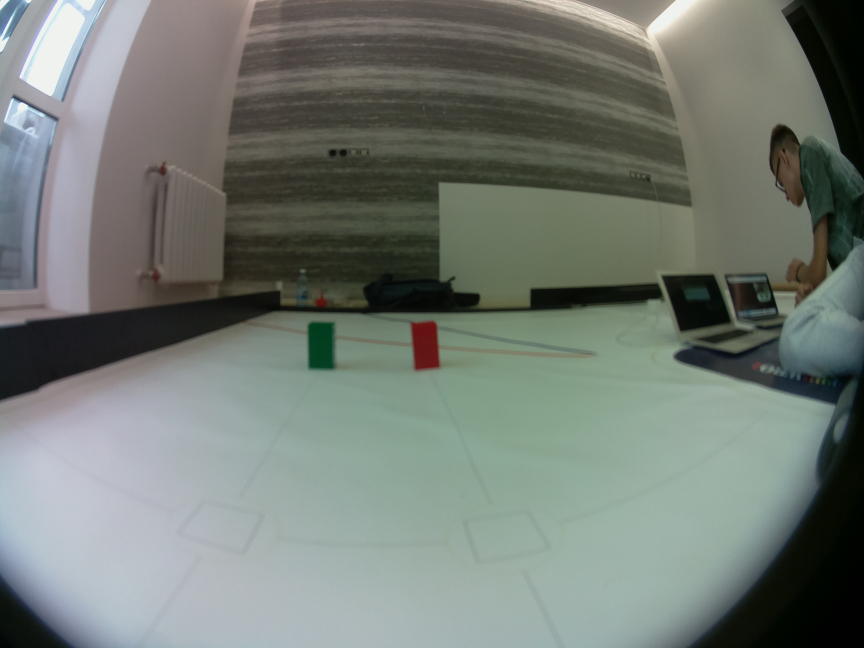
#> input picture image.png, 2592 x 1944 px, given in place of the camera (shown at 1/3 size)
$ python old_detection.py
#> lines starting #> are read from the running program, lines starting #| are printed output that depends on the picture; after the words box and inside, x2 and y2 are one past the last pixel; in counts of white or black regions, pixels touching at a corner belong together; long printed decimals are rounded
import cv2
import numpy as np

cap = cv2.VideoCapture(0)
cap.set(cv2.CAP_PROP_FRAME_WIDTH, 1920)
cap.set(cv2.CAP_PROP_FRAME_HEIGHT, 1080)

import cv2
import numpy as np

cv2.startWindowThread()
iimg = 0
while iimg <= 13:
    img = cap.read()[1]
#> img is the input picture: shape (1944, 2592, 3); mean B, G, R 115.9, 122.7, 115.1
    img = img[0:400]
#> img: shape (400, 2592, 3)
    cv2.imshow("img", img)
    # img = apply_brightness_contrast(img, 16, 16)
    # hsv = cv2.cvtColor(img, cv2.COLOR_BGR2HSV)

    mi = np.min(img, axis=2)
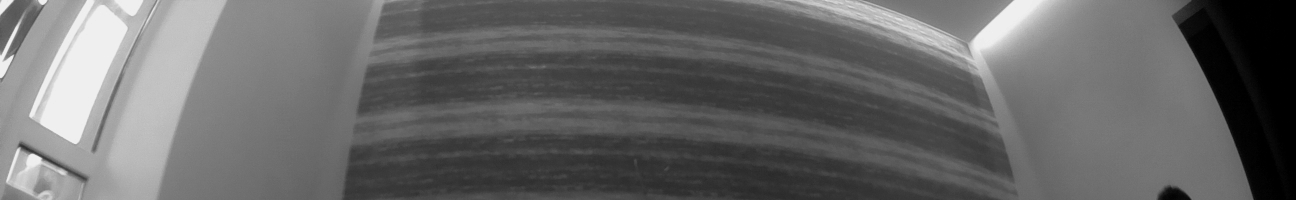
#> mi: shape (400, 2592) (shown at 1/2 size); min 0, max 242, mean 103.7
    ma = np.max(img, axis=2)
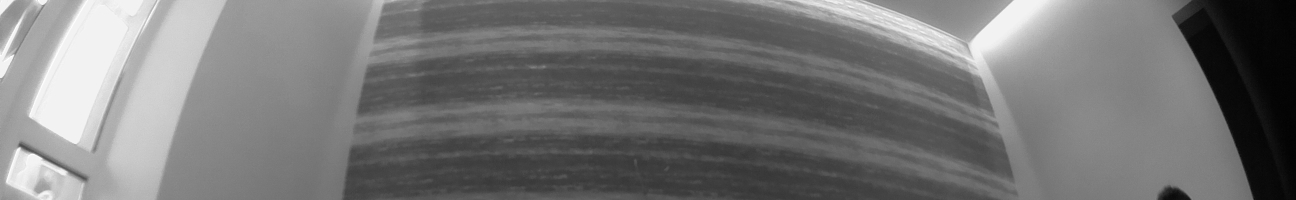
#> ma: shape (400, 2592) (shown at 1/2 size); min 1, max 255, mean 117.6

    w = (ma - mi) < 20
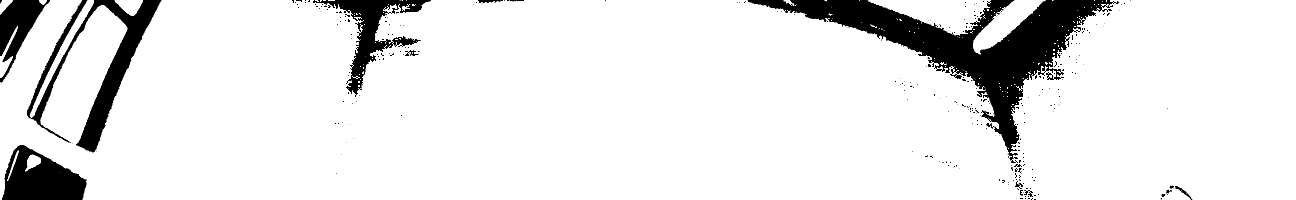
#> w: shape (400, 2592) bool (shown at 1/2 size); 90% white; 301 black regions (269 under 20 px), largest, box (x1, y1, x2, y2) and area: (1495, 0, 2238, 326) 53778, (54, 0, 323, 305) 17847, (4, 290, 174, 400) 11979
    e = ma < 100
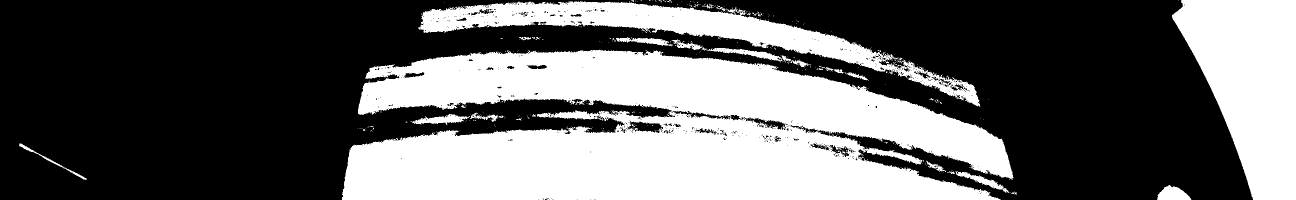
#> e: shape (400, 2592) bool (shown at 1/2 size); 39.1% white; 390 white regions (358 under 20 px), largest, box (x1, y1, x2, y2) and area: (684, 99, 2027, 400) 284251, (2344, 0, 2592, 400) 65473, (836, 2, 1960, 213) 46396

    wall = ((w * e) * 255).astype(np.uint8)

    wall = cv2.erode(wall, (8, 8), iterations=12)
#> wall: shape (400, 2592); 32.1% white; 134 white regions (114 under 20 px), largest, box (x1, y1, x2, y2) and area: (686, 111, 2025, 400) 239215, (2347, 0, 2592, 400) 65201, (992, 14, 1751, 140) 23433
    wall = cv2.dilate(wall, (8, 8), iterations=20)
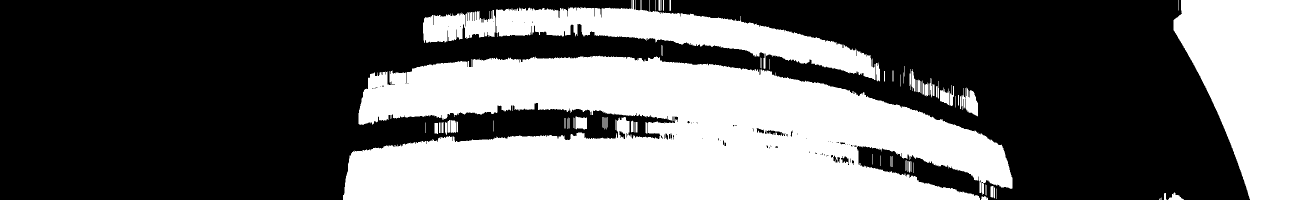
#> wall: shape (400, 2592) (shown at 1/2 size); 38.3% white; 89 white regions (2 under 20 px), largest, box (x1, y1, x2, y2) and area: (686, 111, 2025, 400) 274912, (2347, 0, 2592, 400) 68416, (992, 0, 1751, 160) 40603

    debug = np.zeros_like(img)

    debug[:, :, 2] = wall

    cv2.line(debug, (20, 1080), (20, 0), (0, 0, 255), 5)
    cv2.line(debug, (1900, 1080), (1900, 0), (0, 0, 255), 5)
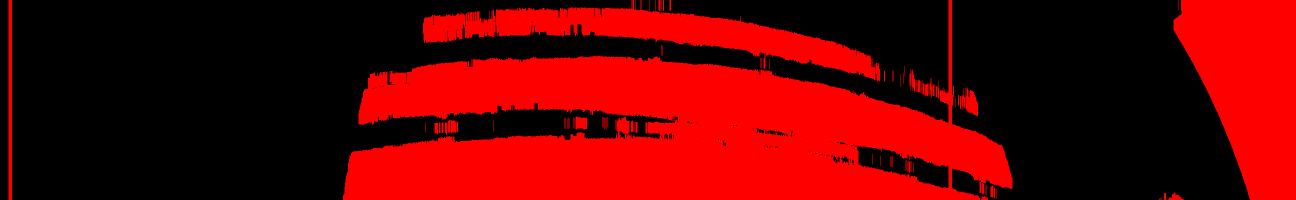
#> debug: shape (400, 2592, 3) (shown at 1/2 size); mean of channels 0, 1, 2 0, 0, 98.8; drawn as B, G, R
    cv2.line(debug, (960, 1080), (960, 0), (0, 0, 255))
#> debug: shape (400, 2592, 3); 0.01% of pixels changed, all inside (x1, y1, x2, y2) = (960, 0, 961, 279)

    mask = 255 - wall
    h, w, c = debug.shape
#> h = 400; w = 2592; c = 3
    cv2.floodFill(debug, np.zeros((h+2, w+2), dtype=np.uint8), (940, 199), (0, 255, 0))
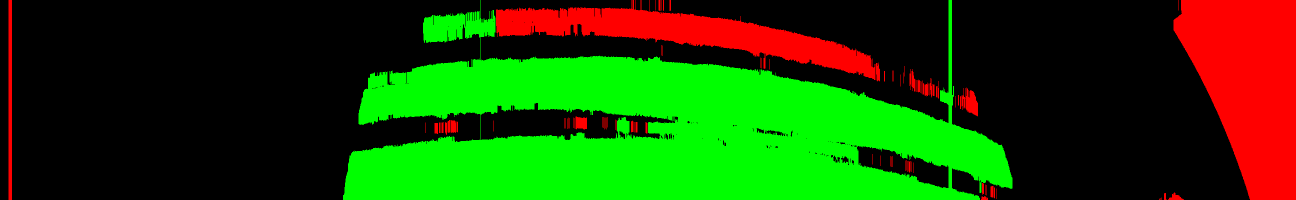
#> debug: shape (400, 2592, 3) (shown at 1/2 size); mean of channels 0, 1, 2 0, 69.8, 29; drawn as B, G, R
    cv2.floodFill(debug, np.zeros((h+2, w+2), dtype=np.uint8), (980, 199), (0, 255, 0))


    prev_l = -1
    prev_r = -1

    cnt_l = 0
    cnt_r = 0


    for i in reversed(range(400)):
        l = np.count_nonzero(debug[i, :960, 1])
        r = np.count_nonzero(debug[i, 960:, 1])

        if prev_l == -1:
            prev_l = l
        if prev_r == -1:
            prev_r = r

        if True:
            if l >= prev_l:
                cnt_l += abs(l - prev_l) + 0.2
            else:
                prev_l = l

            if r >= prev_r:
                cnt_r += abs(r - prev_r) + 0.2
            else:
                prev_r = r
#> this loop made 400 passes
#> (l, r, prev_l, prev_r, cnt_l, cnt_r) on pass 1: (274, 1000, 274, 1000, 0.2, 0.2)
#> (l, r, cnt_l, cnt_r) on passes 2, 3, 4, 7, 8, 21: (274, 1000, 0.4, 0.4), (274, 1000, 0.6, 0.6), (274, 1000, 0.8, 0.8), (274, 998, 1.4, 1), (274, 998, 1.6, 1.2), (271, 957, 3.8, 1.4)
#> after the loop, cnt_l = 28405; cnt_r = 21314.8

    print(i, cnt_l, cnt_r)
#| 0 28405.000 21314.800

    # cv2.imshow("img", img)
    # cv2.imshow("hsv", hsv)
    cv2.imshow("min", debug)

    if cv2.waitKey(1) == ord('n'):

#> (key Esc is pressed here)
        iimg += 1
